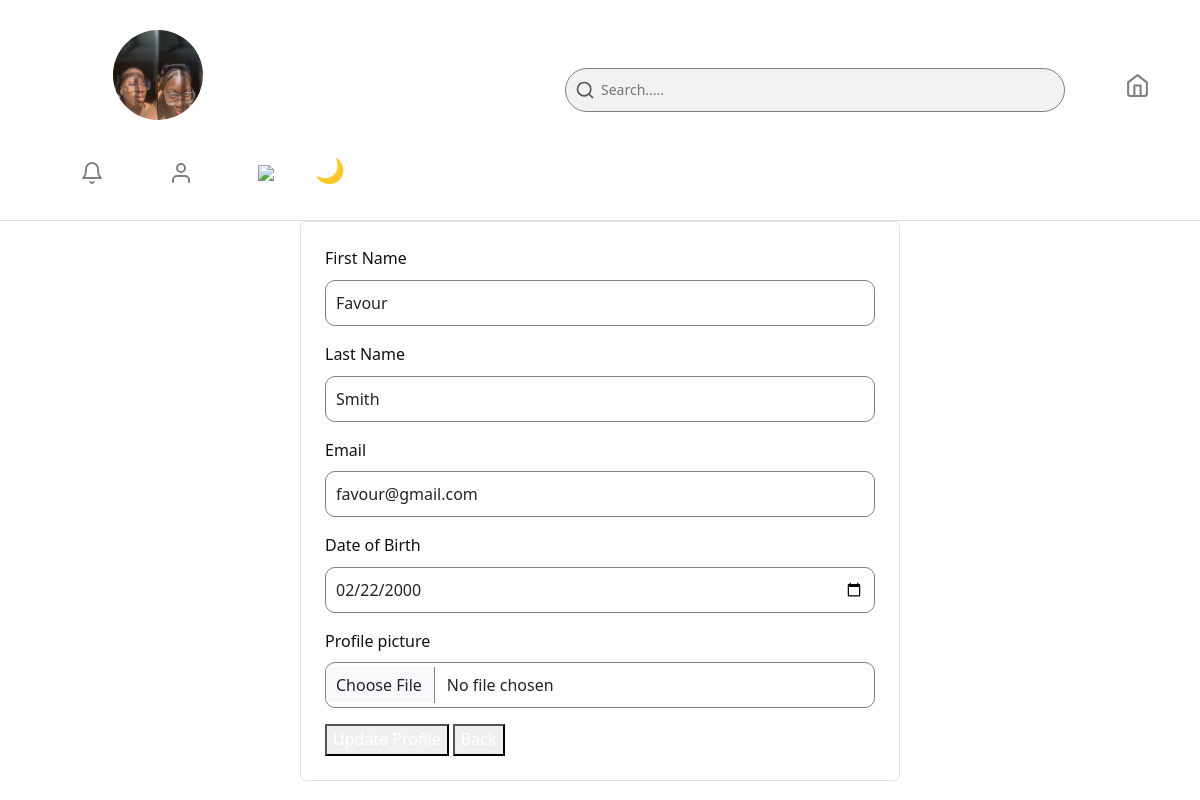
/profile (signed in), run on the app's committed database.
### src/models.py (models this page shows, shortened)
class User(UserMixin, db.Model):
    __tablename__ = 'users'
    id = db.Column(db.Integer, primary_key=True)
    first_name = db.Column(db.String(100), nullable=False)
    last_name = db.Column(db.String(100), nullable=False)
    email = db.Column(db.String(150), unique=True, nullable=False)
    dob = db.Column(db.String, nullable=False)
    password = db.Column(db.String(200), nullable=False)
    profile_image = db.Column(db.String(300), default='default_profile.png')
    date_created = db.Column(db.DateTime, default=datetime.utcnow)
    last_seen = db.Column(db.DateTime, default=datetime.utcnow)
    posts = db.relationship('CommunityPost', backref='user', lazy=True)
    comments = db.relationship('Comment', backref='user', lazy=True)
    likes = db.relationship('Like', backref='user', lazy=True)
    todos = db.relationship('ToDo', backref='user', lazy=True)
    ai_chats = db.relationship('AIChat', backref='user', lazy=True)
    health_logs = db.relationship('HealthTracker', backref='user', lazy=True)
    course_progress = db.relationship('UserCourse', backref='user', lazy=True)
    is_authenticated = True
    is_active = True
    is_anonymous = False

### src/routes/profile_routes.py (the view)
@profile_bp.route('/profile')
@login_required
def profile_page():
    return render_template('profile.html', user=current_user)

### src/__init__.py (called while the page is built)
@app.before_request
def update_last_seen():
    if current_user.is_authenticated:
        current_user.last_seen = datetime.utcnow()
        db.session.commit()

### src/routes/auth_routes.py (called while the page is built)
@login_manager.user_loader
def load_user(user_id):
    return User.query.get(int(user_id))

### src/templates/profile.html
{% extends "base.html" %}
{% block content %}
<link rel="stylesheet" href="{{ url_for('static', filename='dashboard.css') }}">
    <div class="col-md-6 mx-auto">
        <form action="{{ url_for('profile_bp.update_profile')}}" method="POST" class="p-4 border rounded" enctype="multipart/form-data">
            <div class="register">
                <div class="mb-3 custom-input-group">
                    <label class="form-label custom-label1">First Name</label>
                    <input type="text" name="first_name" class="form-control custom-input1" value="{{ current_user.first_name}}">
                </div>
                <div class="mb-3 custom-input-group">
                    <label class="form-label custom-label1">Last Name</label>
                    <input type="text" name="last_name" class="form-control custom-input1" value="{{ current_user.last_name}}">
                </div>
                <div class="mb-3 custom-input-group">
                    <label class="form-label custom-label1">Email</label>
                    <input type="email" name="email" class="form-control custom-input1" value="{{ current_user.email}}">
                </div>
                <div class="mb-3 custom-input-group">
                    <label class="form-label custom-label1">Date of Birth</label>
                    <input type="date" name="dob" class="form-control custom-input1" value="{{ current_user.dob}}">
                </div>
                <div class="mb-3 custom-input-group">
                    <label class="form-label custom-label1">Profile picture</label>
                    <input type="file" name="image" class="form-control custom-input1">
                </div>
                <button type="submit" style="color: white;">Update Profile</button>
                <button>
                    <a href="{{ url_for('dashboard_bp.dashboard') }}" style="color:white; text-decoration: none;">Back</a>
                </button>
            </div>
        </form>
    </div>
{% endblock %}

### src/templates/base.html (shortened to what this page needs)
<!doctype html>
<html lang="en">
<head>
  <link href="https://cdn.jsdelivr.net/npm/bootstrap@5.3.2/dist/css/bootstrap.min.css" rel="stylesheet">
  <link rel="stylesheet" href="{{ url_for('static', filename='girl_hygiene_app.css') }}">
</head>
<body>
  <header>
    {% if current_user.is_authenticated %}
    <div class="welcome-section2">
      <img src="{{ url_for('static', filename='profile_images/' + current_user.profile_image) }}" alt="Profile image"
        class="profile-image">
    </div>
    <div class="links2">
      <div class="search-box">
        <svg class="search-icon" viewBox="0 0 24 24" fill="none" stroke="currentColor" stroke-width="2"
          stroke-linecap="round" stroke-linejoin="round">
          <circle cx="11" cy="11" r="8"></circle>
          <line x1="21" y1="21" x2="16.65" y2="16.65"></line>
        </svg>
        <input type="text" placeholder="Search....." />
      </div>
      <a class="nav-icon" href="{{ url_for('dashboard_bp.dashboard') }}">
        <img src="{{ url_for('static', filename='images/home.svg') }}"></icon>
      </a>
    </div>
    <div class="links1">
      <a class="nav-icon" href="{{ url_for('dashboard_bp.dashboard') }}">
        <img src="{{ url_for('static', filename='images/bell.svg') }}"></icon>
      </a>
      <a class="nav-icon" href="{{ url_for('profile_bp.profile_page') }}">
        <img src="{{ url_for('static', filename='images/user.svg') }}"></icon>
      </a>
      <a class="nav-icon" href="{{ url_for('auth_bp.logout') }}">
        <img src="{{ url_for('static', filename='images/log-out.svg') }}"></icon>
      </a>
      <button id="themeToggle" class="toggle-btn">🌙</button>
    </div>
    {% endif %}
  </header>
  {% block content %}{% endblock %}
</body>
</html>

### src/static/girl_hygiene_app.css (style rules this page uses)
:root { --bg: #ffffff; --text: #111; --card-bg: #f5f6fa; --accent: #FF089D; --border: #ddd; }
body { background-image: url('images/group7.jpg'); background-size:cover ; background-repeat:no-repeat ; background-position: center; background-attachment: fixed; line-height: 1.6; color: var(--text); font-family: "Poppins", sans-serif; margin: 0; }
header { display: flex; justify-content: space-between; align-items: center; flex-wrap: wrap; background-color: var(--bg); border-bottom: 1px solid var(--border); color: var(--text); position: relative; z-index:10; }
.links1 { display: flex; margin-right: 80px; gap: 35px; }
.links1 a { font-size: 25px; margin-top: 30px; margin-left: 30px; color: var(--text); text-decoration:none; gap: 0px; }
.links2 { display: flex; gap: 10px; color: var(--text); margin-left: 250px; margin-top: 30px; }
.links2 img { width: 25px; height: 25px; margin-top: 5px; text-decoration:none; }
.custom-input1 { padding: 10px; border: 1px solid gray; border-radius: 10px; }
#themeToggle { float: right; margin-right: 1rem; margin-top: 30px; background: none; border: none; font-size: 1.5rem; cursor: pointer; }

### src/static/dashboard.css (style rules this page uses)
:root { --bg: #ffffff; --text: #111; --card-bg: #f5f6fa; --header-bg: #ffffff; --accent: #ff4f87; --border: #ddd; }
body { margin: 0; padding: 0; font-family: 'Segoe UI', Tahoma, Geneva, Verdana, sans-serif; background: var(--bg); color: var(--text); }
header { display: flex; justify-content: space-between; align-items: center; padding: 30px 50px; flex-wrap: wrap; background-color: var(--bg); border-bottom: 1px solid var(--border); color: var(--text); top: 0; z-index: 10; }
.search-box { position: relative; width: 500px; margin-right: 50px; }
.search-box .search-icon { position: absolute; top: 50%; left: 10px; transform: translateY(-50%); width: 20px; height: 20px; color: #585757; pointer-events: none; }
.search-box input { background-color: rgb(0, 0, 0, 0.05); width: 100%; padding: 10px 10px 10px 35px; border: 1px solid gray; border-radius: 25px; outline: none; font-size: 14px; transition: 0.3s; }
.welcome-section2 img { position: relative; top: 8%; left: 70%; width: 90px; border-radius: 50%; height: 90px; }

### data on the page
User: profile_image (picture), first_name "Favour", last_name "Smith", email "favour@gmail.com", dob "02/22/2000"
